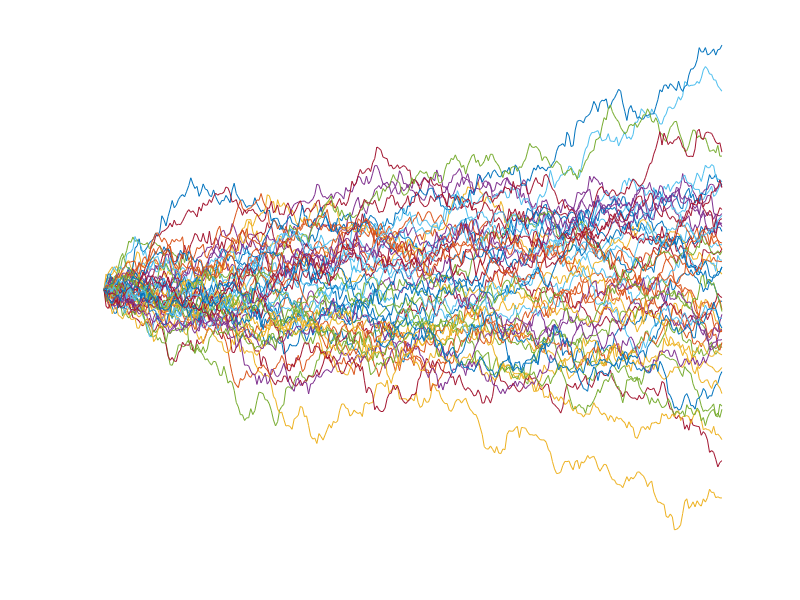
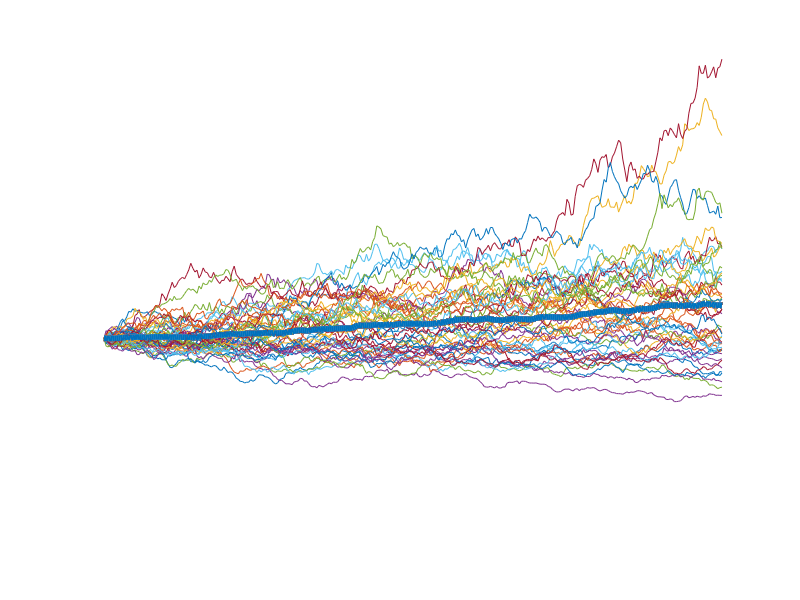

MATLAB code for these plots, in order:
T = 5
curvesNumber = 50
nsteps = 300
h = T/nsteps
t = 0:h:(T-h)
W = zeros(curvesNumber, nsteps);
mu=0;
sigma=sqrt(h)
for j=1:curvesNumber
for i=2:nsteps
    
W(j,i) = W(j,i-1)+ sigma.*randn;
end
end

for j=1:curvesNumber
hold on
figure(1)
set(gcf,'Color',[0,0,0])
plot (t, W(j,1:nsteps))
set(gca,'Color','k')
rectangle('Position',[0 -1 0 2],'FaceColor','Black')
grid on
set(gca, 'YColor', [1 1 1])
set(gca, 'XColor', [1 1 1])
hold off
end

SIG = 0.2
R = 0.05
S0 = 100.0

aSol = zeros(curvesNumber, nsteps);

for j=1:curvesNumber
for i=1:nsteps
aSol(j,i) = S0 * exp((R - SIG * SIG / 2.0) * h*i + SIG * W(j,i));
end
end

aM = sum(aSol)/curvesNumber

for j=1:curvesNumber
hold on
figure(2)
set(gcf,'Color',[0,0,0])
plot (t, aSol(j,1:nsteps))
plot (t, aM(1:nsteps), 'LineWidth',4)
set(gca,'Color','k')
rectangle('Position',[0 -1 0 2],'FaceColor','Black')
grid on
set(gca, 'YColor', [1 1 1])
set(gca, 'XColor', [1 1 1])
hold off
end

